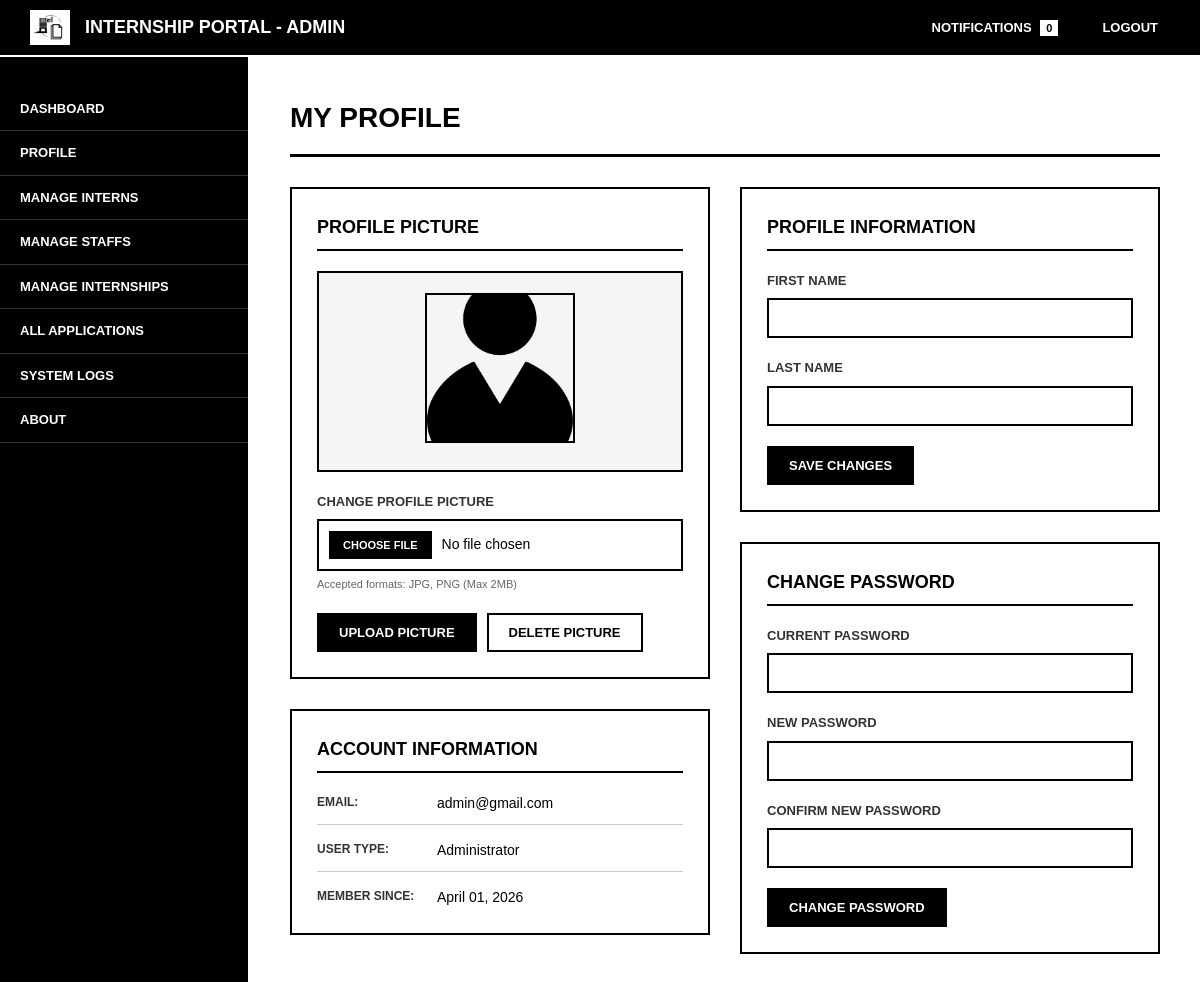
The page /admin/profile.php (signed in) on the database as committed earlier.
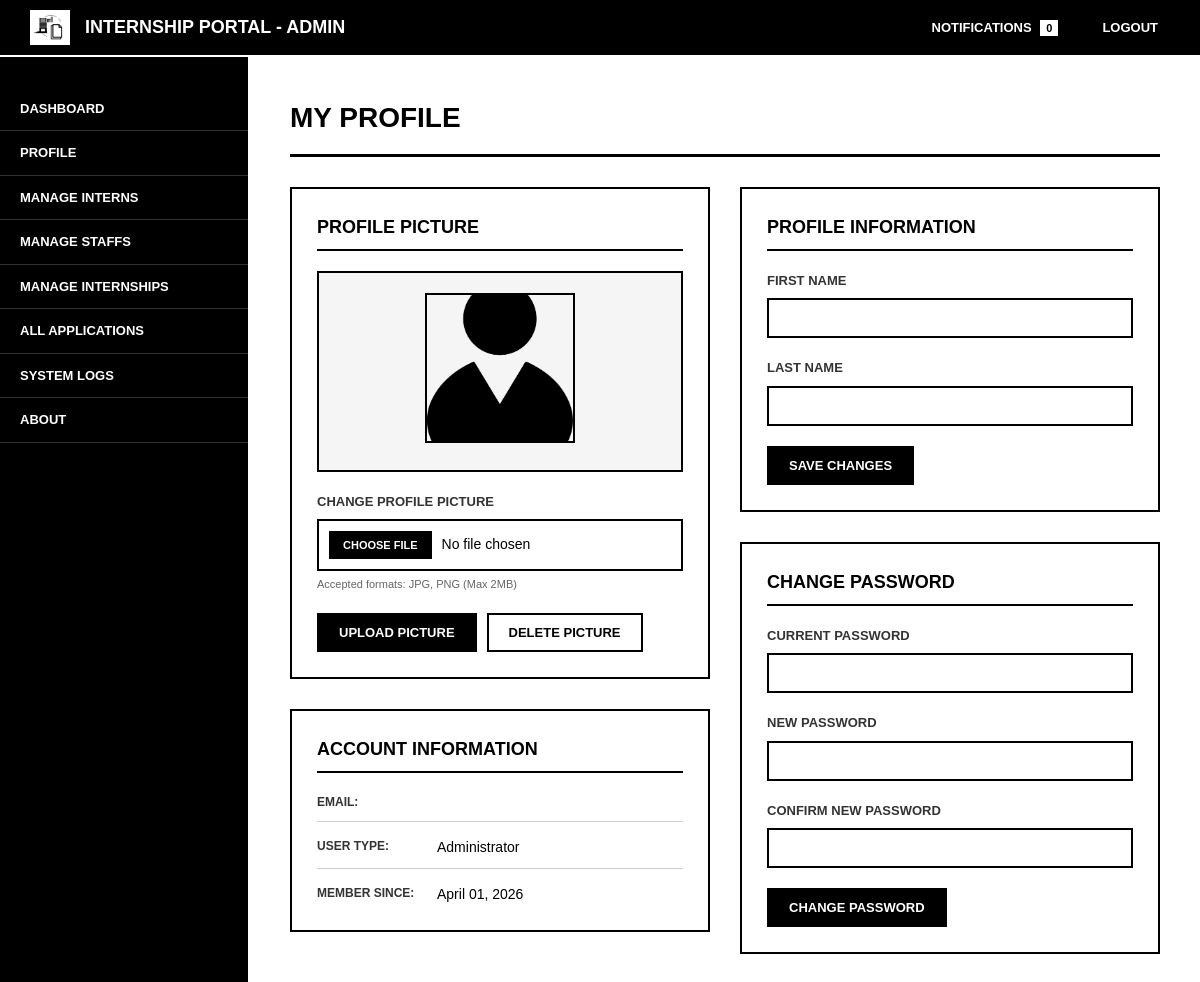
The same page on the database as committed later.
### tables this page shows
CREATE TABLE `admin_profiles` (
  `admin_id` int(11) NOT NULL,
  `user_id` int(11) NOT NULL,
  `admin_fname` varchar(100) NOT NULL,
  `admin_lname` varchar(100) NOT NULL,
  `profile_image` varchar(255) DEFAULT 'default.png',
  `created_at` timestamp NOT NULL DEFAULT current_timestamp(),
  `updated_at` timestamp NOT NULL DEFAULT current_timestamp() ON UPDATE current_timestamp()
);

CREATE TABLE `users` (
  `user_id` int(11) NOT NULL,
  `email` varchar(255) NOT NULL,
  `password_hash` varchar(255) DEFAULT NULL,
  `user_type` enum('admin','staff','intern','superadmin') NOT NULL,
  `verified` tinyint(1) DEFAULT 0,
  `created_at` timestamp NOT NULL DEFAULT current_timestamp(),
  `updated_at` timestamp NOT NULL DEFAULT current_timestamp() ON UPDATE current_timestamp(),
  `first_login` tinyint(1) DEFAULT 1,
  `reset_token` varchar(255) DEFAULT NULL,
  `token_expiry` datetime DEFAULT NULL,
  `status` enum('active','banned','suspended') DEFAULT 'active'
);

### admin/profile.php (the view, shortened to what the changed rows need)
<?php
require_once '../includes/db.php';
$user_id = $_SESSION['user_id'];
$stmt = $pdo->prepare("
    SELECT ap.*, u.email
    FROM admin_profiles ap
    JOIN users u ON ap.user_id = u.user_id
    WHERE ap.user_id = ?
");
$stmt->execute([$user_id]);
$admin = $stmt->fetch();
if (!$admin) {
    $stmt = $pdo->prepare("
        SELECT ap.*, u.email
        FROM admin_profiles ap
        JOIN users u ON ap.user_id = u.user_id
        WHERE ap.user_id = ?
    ");
    $stmt->execute([$user_id]);
    $admin = $stmt->fetch();
}
?>
<!DOCTYPE html>
<html>
<head>
    <link rel="stylesheet" href="../assets/css/admin_profile.css">
    <link rel="stylesheet" href="../assets/css/logout_modal.css">
</head>
<body>
    <div class="topnav">
        <div class="logo-section">
            <h2>Internship Portal - Admin</h2>
        </div>
    </div>
    <div class="wrapper">
    <div class="main-content">
        <h2>My Profile</h2>
        <div class="row">
            <div>
                <div class="form-section">
                    <div class="info-field">
                        <span class="info-label">Email:</span>
                        <span class="info-value"><?= htmlspecialchars($admin['email']) ?></span>
                    </div>
                </div>
            </div>
        </div>
    </div>
</body>
</html>

Rows that differ between the two databases and show on the page:
removed admin_profiles: user.email "admin@gmail.com"
